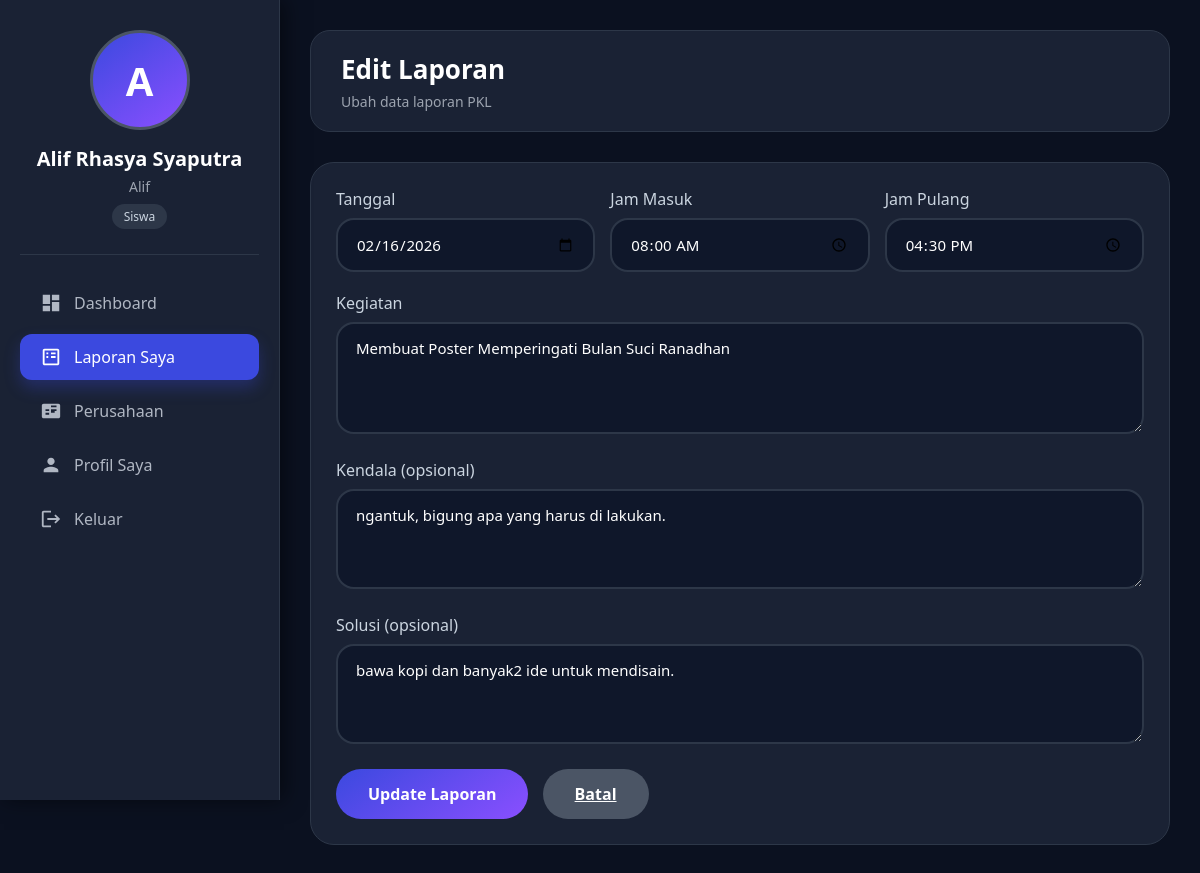
The app's page /edit_laporan.php?id=2 (signed in) with its own data.
### tables this page shows
CREATE TABLE `laporan` (
  `id` int(11) NOT NULL,
  `user_id` int(11) NOT NULL,
  `tanggal` date NOT NULL,
  `jam_masuk` time DEFAULT NULL,
  `jam_pulang` time DEFAULT NULL,
  `kegiatan` text NOT NULL,
  `kendala` text DEFAULT NULL,
  `solusi` text DEFAULT NULL,
  `status` enum('pending','disetujui','ditolak') DEFAULT 'pending',
  `catatan_pembimbing` text DEFAULT NULL,
  `created_at` timestamp NOT NULL DEFAULT current_timestamp()
);

### edit_laporan.php (the view, shortened to what this page needs)
<?php
require 'koneksi.php';
$user_id = $_SESSION['user_id'];
$id = $_GET['id'] ?? 0;
$id = mysqli_real_escape_string($conn, $id);
$result = mysqli_query($conn, "SELECT * FROM laporan WHERE id = '$id' AND user_id = '$user_id'");
$laporan = mysqli_fetch_assoc($result);
?>
<div class="top-bar">
    <div class="page-title">
        <h2>Edit Laporan</h2>
        <p>Ubah data laporan PKL</p>
    </div>
</div>
<div class="card">
    <form action="update_laporan.php" method="POST">
        <div style="display:grid; grid-template-columns:1fr 1fr 1fr; gap:15px;">
            <div class="form-group">
                <label>Tanggal</label>
                <input type="date" name="tanggal" class="form-control" value="<?php echo $laporan['tanggal']; ?>" required>
            </div>
            <div class="form-group">
                <label>Jam Masuk</label>
                <input type="time" name="jam_masuk" class="form-control" value="<?php echo $laporan['jam_masuk']; ?>" required>
            </div>
            <div class="form-group">
                <label>Jam Pulang</label>
                <input type="time" name="jam_pulang" class="form-control" value="<?php echo $laporan['jam_pulang']; ?>" required>
            </div>
        </div>
        <div class="form-group">
            <label>Kegiatan</label>
            <textarea name="kegiatan" class="form-control" rows="4" required><?php echo htmlspecialchars($laporan['kegiatan']); ?></textarea>
        </div>
        <div class="form-group">
            <label>Kendala (opsional)</label>
            <textarea name="kendala" class="form-control" rows="3"><?php echo htmlspecialchars($laporan['kendala']); ?></textarea>
        </div>
        <div class="form-group">
            <label>Solusi (opsional)</label>
            <textarea name="solusi" class="form-control" rows="3"><?php echo htmlspecialchars($laporan['solusi']); ?></textarea>
        </div>
        <button type="submit" class="btn-primary">Update Laporan</button>
        <a href="laporan_saya.php" class="btn-primary" style="background:#4b5565; margin-left:10px;">Batal</a>
    </form>
</div>
<?php
include 'layout.php';
?>

### layout.php (style rules this page uses)
* { margin: 0; padding: 0; box-sizing: border-box; font-family: 'Segoe UI', system-ui, sans-serif; }
body { background: #0b1120; display: flex; color: #e2e8f0; }
.top-bar { background: #1a2234; border-radius: 20px; padding: 20px 30px; margin-bottom: 30px; display: flex; justify-content: space-between; align-items: center; border: 1px solid #2d3748; }
.page-title h2 { font-size: 26px; color: white; margin-bottom: 5px; }
.page-title p { color: #9ca3af; font-size: 14px; }
.card { background: #1a2234; border-radius: 24px; padding: 25px; margin-bottom: 30px; border: 1px solid #2d3748; }
.form-group { margin-bottom: 20px; }
.form-group label { display: block; color: #cbd5e0; margin-bottom: 8px; font-weight: 500; }
.form-control { width: 100%; padding: 14px 18px; background: #0f172a; border: 2px solid #2d3748; border-radius: 18px; color: white; font-size: 15px; transition: 0.2s; }
textarea.form-control { resize: vertical; min-height: 100px; }
.btn-primary { background: linear-gradient(145deg, #3b49df, #8a4fff); border: none; padding: 14px 32px; border-radius: 40px; color: white; font-weight: 600; cursor: pointer; transition: 0.3s; display: inline-flex; align-items: center; gap: 8px; font-size: 16px; }

### records on screen
laporan: tanggal "02/16/2026", jam_masuk "08:00:00", jam_pulang "16:30:00", kegiatan "Membuat Poster Memperingati Bulan Suci Ranadhan", kendala "ngantuk, bigung apa yang harus di lakukan.", solusi "bawa kopi dan banyak2 ide untuk mendisain."

### other values on screen
substr($_SESSION['nama']??'U',0,1) "A"
$_SESSION['nama'] "Alif Rhasya Syaputra"
$_SESSION['username'] "Alif"
$_SESSION['role'] "Siswa"
